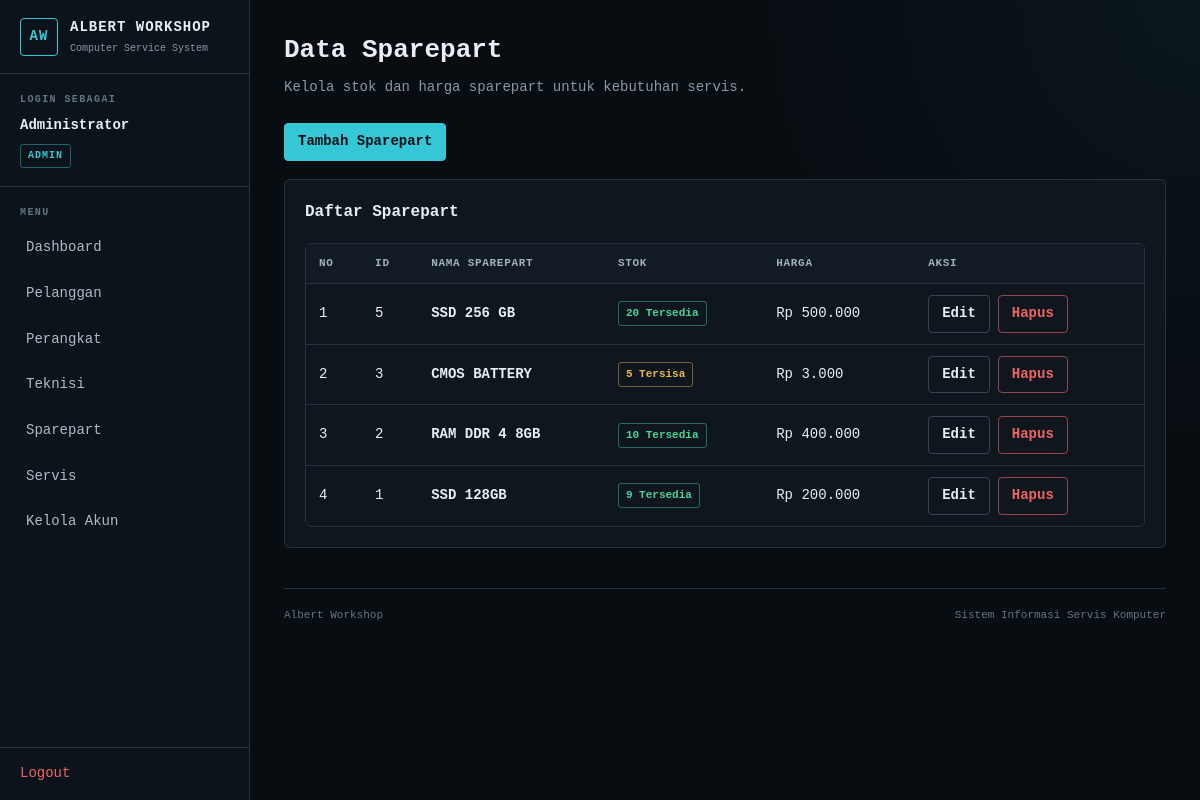
The app's page /sparepart/index.php (signed in) with its own data.
### tables this page shows
CREATE TABLE `sparepart` (
  `id_sparepart` int NOT NULL,
  `nama_sparepart` varchar(100) NOT NULL,
  `stok` int NOT NULL,
  `harga` decimal(12,2) NOT NULL
);

### sparepart/index.php (the view, shortened to what this page needs)
<?php
require '../config/koneksi.php';
$query = mysqli_query(
    $koneksi,
    "SELECT *
     FROM sparepart
     ORDER BY id_sparepart DESC"
);
require '../template/header.php';
require '../template/sidebar.php';
?>
<div class="page-header">
    <div>
        <h1>Data Sparepart</h1>
        <p class="page-description">
            Kelola stok dan harga sparepart untuk kebutuhan servis.
        </p>
    </div>
</div>
<div class="toolbar">
    <?php if ($_SESSION["role"] === "admin"): ?>
        <a
            href="tambah.php"
            class="btn"
        >
            Tambah Sparepart
        </a>
    <?php endif; ?>
</div>
<section class="panel">
    <h2 class="panel-title">
        Daftar Sparepart
    </h2>
    <?php if (mysqli_num_rows($query) > 0): ?>
        <div class="table-wrap">
            <table>
                <thead>
                    <tr>
                        <th>No</th>
                        <th>ID</th>
                        <th>Nama Sparepart</th>
                        <th>Stok</th>
                        <th>Harga</th>
                        <?php if ($_SESSION["role"] === "admin"): ?>
                            <th>Aksi</th>
                        <?php endif; ?>
                    </tr>
                </thead>
                <tbody>
                <?php
                $no = 1;
                while ($data = mysqli_fetch_assoc($query)):
                ?>
                    <tr>
                        <td>
                            <?= $no++; ?>
                        </td>
                        <td>
                            <?= (int) $data["id_sparepart"]; ?>
                        </td>
                        <td>
                            <strong>
                                <?= htmlspecialchars(
                                    $data["nama_sparepart"]
                                ); ?>
                            </strong>
                        </td>
                        <td>
                            <?php if ((int) $data["stok"] <= 0): ?>
                                <span class="status status-danger">
                                    Habis
                                </span>
                            <?php elseif ((int) $data["stok"] <= 5): ?>
                                <span class="status status-warning">
                                    <?= (int) $data["stok"]; ?> Tersisa
                                </span>
                            <?php else: ?>
                                <span class="status status-success">
                                    <?= (int) $data["stok"]; ?> Tersedia
                                </span>
                            <?php endif; ?>
                        </td>
                        <td>
                            Rp <?= number_format(
                                (float) $data["harga"],
                                0,
                                ',',
                                '.'
                            ); ?>
                        </td>
                        <?php if ($_SESSION["role"] === "admin"): ?>
                            <td>
                                <div class="toolbar">
                                    <a
                                        href="edit.php?id=<?= $data["id_sparepart"]; ?>"
                                        class="btn btn-secondary"
                                    >
                                        Edit
                                    </a>
                                    <a
                                        href="hapus.php?id=<?= $data["id_sparepart"]; ?>"
                                        class="btn btn-danger"
                                        onclick="return confirm('Yakin ingin menghapus sparepart ini?')"
                                    >
                                        Hapus
                                    </a>
                                </div>
                            </td>
                        <?php endif; ?>
                    </tr>
                <?php endwhile; ?>
                </tbody>
            </table>
        </div>
    <?php endif; ?>
</section>
<?php
require '../template/footer.php';
?>

### assets/css/style.css (style rules this page uses)
:root { --bg: #080d12; --surface: #0f161d; --surface-2: #151e27; --border: #263442; --border-light: #344555; --text: #e8eef4; --muted: #8999a8; --accent: #36c7d7; --accent-hover: #60d6e2; --success: #45d69a; --warning: #e8b84a; --danger: #ef6464; --sidebar-width: 250px; --radius: 6px; --font-main: "0xProto Nerd Font", monospace; }
* { box-sizing: border-box; }
html { color-scheme: dark; }
html, body { width: 100%; min-height: 100%; }
body { margin: 0; background: radial-gradient( circle at top right, rgba(54, 199, 215, 0.05), transparent 28rem ), var(--bg); color: var(--text); font-family: var(--font-main); font-size: 14px; line-height: 1.55; overflow-x: hidden; }
a { color: var(--accent); text-decoration: none; }
h1, h2, h3 { margin-top: 0; color: var(--text); font-family: var(--font-main); font-weight: 700; }
h1 { font-size: 26px; }
h2 { font-size: 20px; }
p { line-height: 1.65; }
strong { font-weight: 700; }
.main-content > * { max-width: 100%; }
.page-header { display: flex; align-items: flex-start; justify-content: space-between; gap: 20px; width: 100%; margin: 0 0 24px; }
.page-header h1 { margin: 0 0 6px; }
.page-description { margin: 0; color: var(--muted); }
.panel { width: 100%; margin: 0 0 22px; padding: 20px; background: var(--surface); border: 1px solid var(--border); border-radius: var(--radius); }
.panel-title { margin-bottom: 18px; font-size: 16px; }
.toolbar { display: flex; flex-wrap: wrap; align-items: center; gap: 8px; margin: 0 0 18px; }
td .toolbar { margin-bottom: 0; }
button, .btn { display: inline-flex; align-items: center; justify-content: center; min-height: 36px; padding: 7px 13px; background: var(--accent); border: 1px solid var(--accent); border-radius: 4px; color: #041013; font-family: var(--font-main); font-size: 14px; font-weight: 700; cursor: pointer; transition: background 0.15s ease, border-color 0.15s ease, color 0.15s ease; }
.btn-secondary { background: transparent; border-color: var(--border-light); color: var(--text); }
.btn-danger { background: transparent; border-color: rgba(239, 100, 100, 0.6); color: var(--danger); }
.table-wrap { width: 100%; overflow-x: auto; border: 1px solid var(--border); border-radius: var(--radius); }
table { width: 100%; border-collapse: collapse; background: var(--surface); border: 0 !important; }
thead { background: #121b23; }
th, td { padding: 11px 13px; border-bottom: 1px solid var(--border); text-align: left; vertical-align: middle; }
th { color: #9fb0bf; font-size: 11px; font-weight: 700; text-transform: uppercase; letter-spacing: 0.7px; }
tbody tr:last-child td { border-bottom: 0; }
.status { display: inline-flex; align-items: center; padding: 3px 7px; border: 1px solid var(--border); border-radius: 3px; font-size: 11px; font-weight: 700; }
.status-success { border-color: rgba(69, 214, 154, 0.45); color: var(--success); }
.status-warning { border-color: rgba(232, 184, 74, 0.45); color: var(--warning); }

### records on screen
sparepart: id_sparepart "5", nama_sparepart "SSD 256 GB", stok "20", harga "500.000"
sparepart: id_sparepart "3", nama_sparepart "CMOS BATTERY", stok "5", harga "3.000"
sparepart: id_sparepart "2", nama_sparepart "RAM DDR 4 8GB", stok "10", harga "400.000"
sparepart: id_sparepart "1", nama_sparepart "SSD 128GB", stok "9", harga "200.000"

### other values on screen
$nama "Administrator"
$role "ADMIN"
